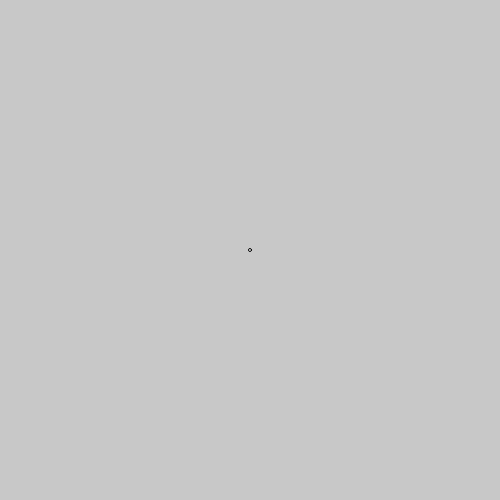
Frame 1 (no input)
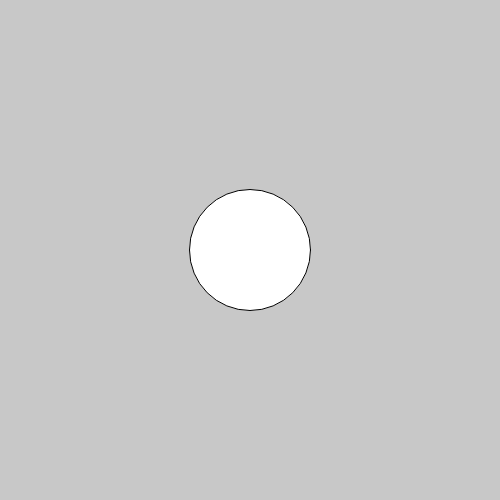
Frame 60 (no input)
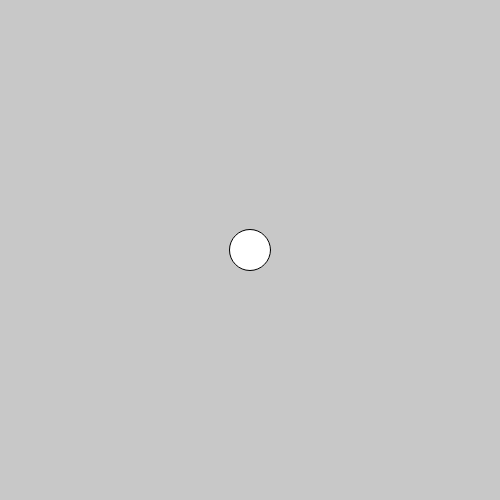
Frame 120 (the mouse pressed at the canvas centre since frame 60)

The p5.js sketch that drew these frames (run headless with seeded random() and noise() and a simulated clock; from frame 60 on, the mouse is pressed at the canvas centre):

// p5.js sketch
// ── sketch.js
let diametro = 1;
function setup(){
  createCanvas(500,500); 

}

function draw(){
  background(200);
  
  
  if(diametro>200){
    diametro = 1;
  }
  
  diametro+=2;
  ellipse(width/2,height/2,diametro)
  
  
  
}
